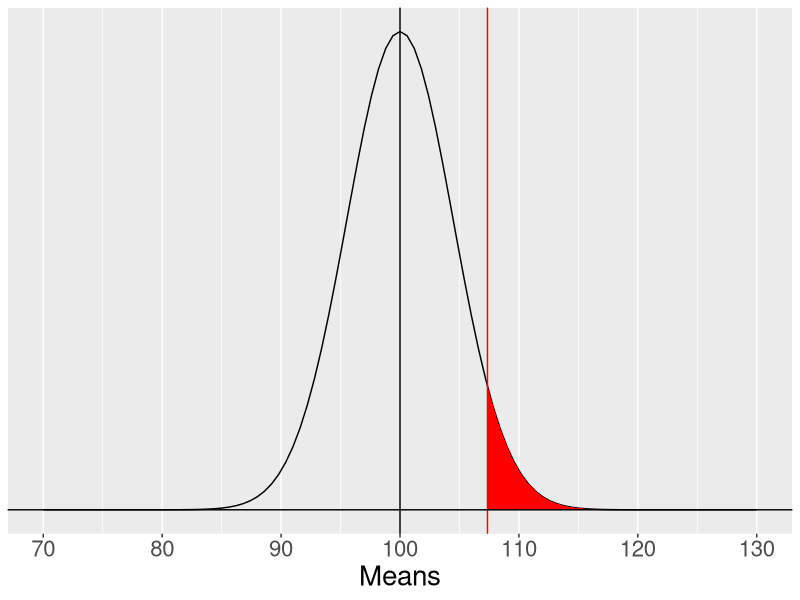
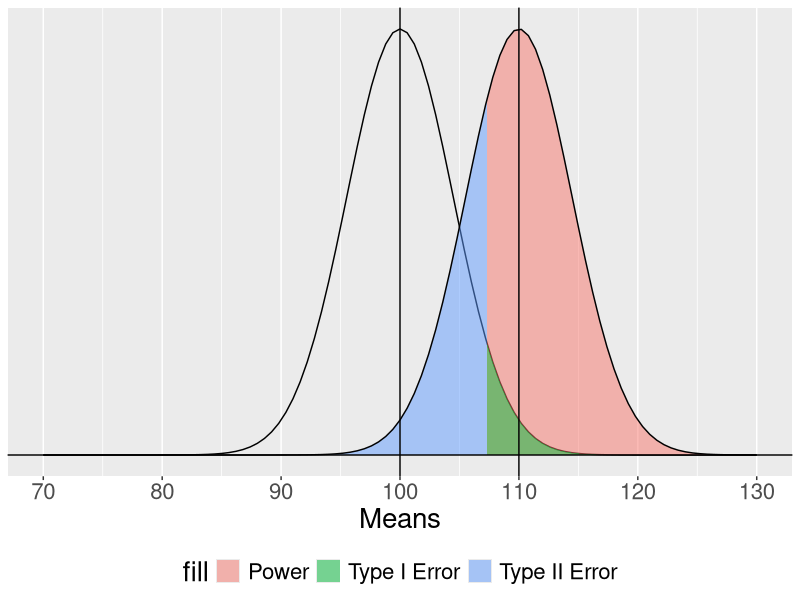
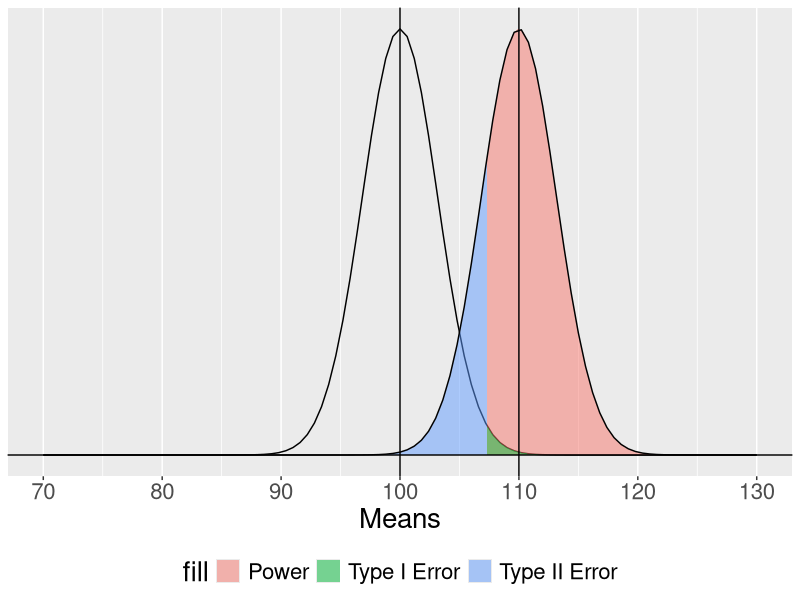
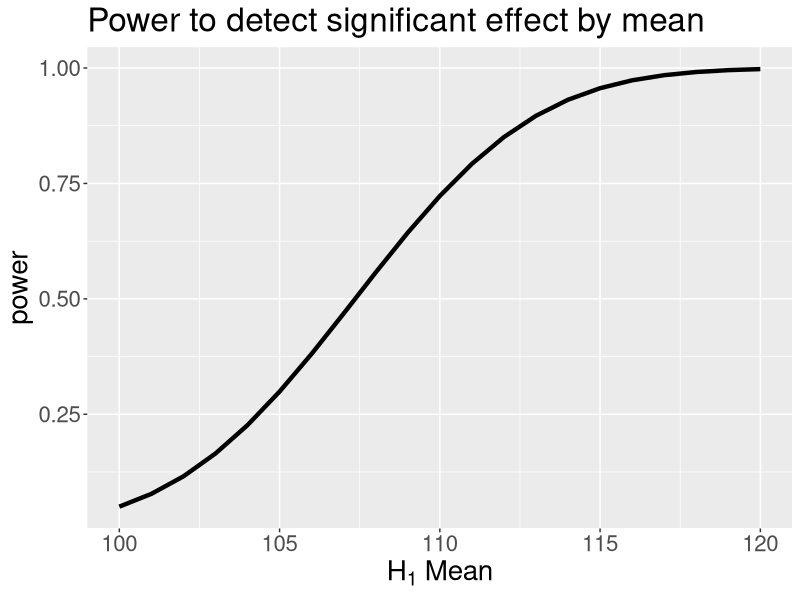
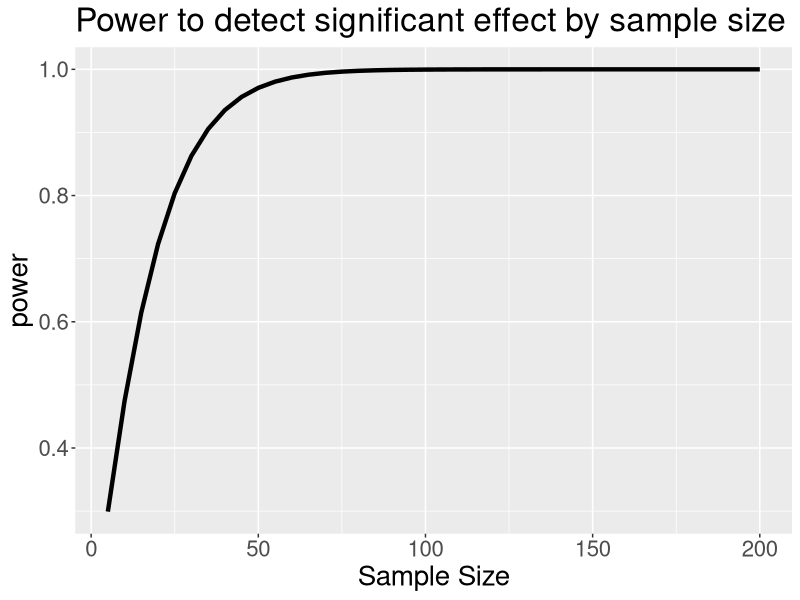
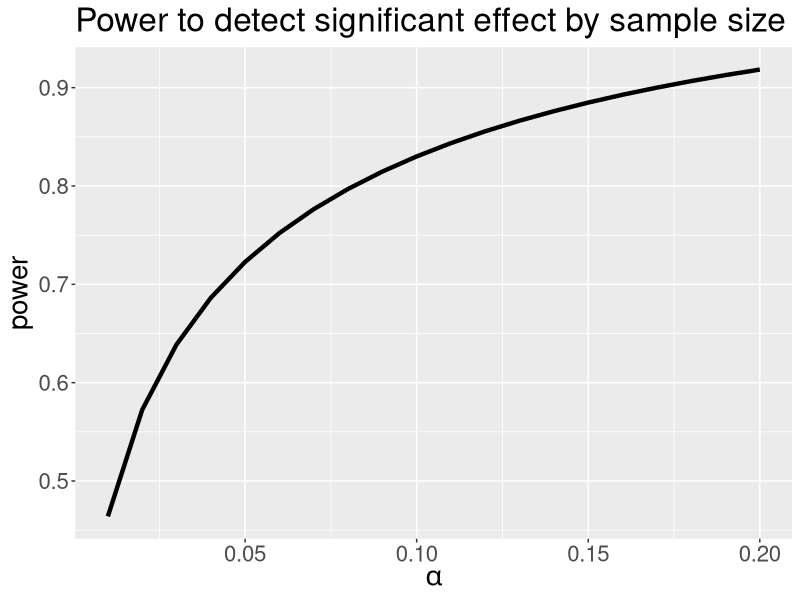
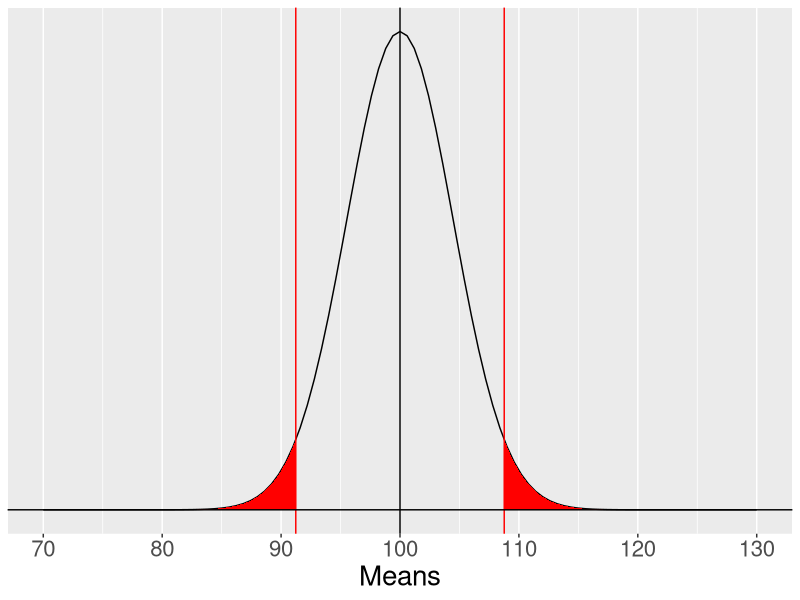
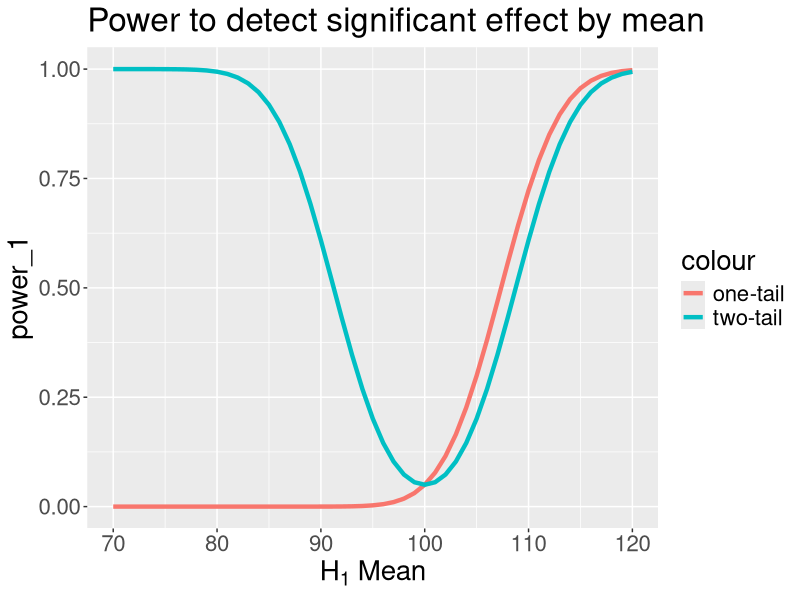

Reproduce these figures in R, in order.
## ---- chunk 1
library(tidyverse)
library(pwr)
library(ggpubr)
## ---- chunk 2
mu = 100
x = 110
s = 20
n = 20
sem = s/sqrt(n)
cv = qnorm(mean = mu, sd = sem, p = .05, lower.tail = F)

ggplot(data.frame(x = seq(70, 130)), aes(x)) +
  stat_function(fun = function(x) dnorm(x, m = mu, sd = sem)) +
  stat_function(fun = function(x) dnorm(x, m = mu, sd = sem),
                geom = "area", xlim = c(cv, 130), fill = "red") +
  geom_vline(aes(xintercept = cv), color = "red")+
  geom_vline(aes(xintercept = mu))+
  geom_hline(aes(yintercept = 0))+
  scale_x_continuous("Means", breaks = seq(70,130,10)) +
  scale_y_continuous(NULL, breaks = NULL)+
  theme(text = element_text(size = 20))

## ---- chunk 3
qnorm(.95)
## ---- chunk 4

## ---- chunk 5
mean = 110
n = 20
cv = qnorm(mean = mu, sd = sem, p = .05, lower.tail = F)
## ---- chunk 6
mu = 100
s = 20

sem = s/sqrt(n)

ggplot(data.frame(x = seq(70, 130)), aes(x)) +
  stat_function(fun = function(x) dnorm(x, m = mu, sd = sem)) +
  
  stat_function(fun = function(x) dnorm(x, m = mean, sd = sem),
                geom = "area", xlim = c(cv, 130), 
                aes(fill = "Power"), alpha = .5) +
  stat_function(fun = function(x) dnorm(x, m = mean, sd = sem),
                geom = "area", xlim = c(70, cv), 
                aes(fill = "Type II Error"), alpha = .5) +
  stat_function(fun = function(x) dnorm(x, m = mu, sd = sem),
                geom = "area", xlim = c(cv, 130), 
                aes(fill = "Type I Error"), alpha = .5) +
  stat_function(fun = function(x) dnorm(x, m = mean, sd = sem)) +
  geom_vline(aes(xintercept = mu))+
  geom_vline(aes(xintercept = mean))+
  geom_hline(aes(yintercept = 0))+
  scale_x_continuous("Means", breaks = seq(70,130,10)) +
  scale_y_continuous(NULL, breaks = NULL) + 
  theme( text = element_text(size = 20),
    legend.position = "bottom")

## ---- chunk 7

## ---- chunk 8
pnorm(-.59)
## ---- chunk 9
mean = 115
## ---- chunk 10

## ---- chunk 11
1-pnorm(-1.71) 
## ---- chunk 12
mean = 110
n = 40
## ---- chunk 13

mu = 100

sem = s/sqrt(n)

ggplot(data.frame(x = seq(70, 130)), aes(x)) +
  stat_function(fun = function(x) dnorm(x, m = mu, sd = sem)) +
  
  stat_function(fun = function(x) dnorm(x, m = mean, sd = sem),
                geom = "area", xlim = c(cv, 130), 
                aes(fill = "Power"), alpha = .5) +
  stat_function(fun = function(x) dnorm(x, m = mean, sd = sem),
                geom = "area", xlim = c(70, cv), 
                aes(fill = "Type II Error"), alpha = .5) +
  stat_function(fun = function(x) dnorm(x, m = mu, sd = sem),
                geom = "area", xlim = c(cv, 130), 
                aes(fill = "Type I Error"), alpha = .5) +
  stat_function(fun = function(x) dnorm(x, m = mean, sd = sem)) +
  geom_vline(aes(xintercept = mu))+
  geom_vline(aes(xintercept = mean))+
  geom_hline(aes(yintercept = 0))+
  scale_x_continuous("Means", breaks = seq(70,130,10)) +
  scale_y_continuous(NULL, breaks = NULL) + 
  theme( text = element_text(size = 20),
    legend.position = "bottom")


## ---- chunk 14
1-pnorm(-1.52) 
## ---- chunk 15
mean = 110
n = 20
cv = qnorm(mean = mu, sd = sem, p = .025, lower.tail = F)
## ---- chunk 16

## ---- chunk 17
1-pnorm(-.28) 
## ---- chunk 18
pwr_fun = function(m1, m2, alpha, n, sd){
  sem = sd/sqrt(n)
  cv = qnorm(p = 1-alpha, mean = m1, sd = sem)
  z_1 = (cv-m2)/sem
  power = pnorm(q = z_1, lower.tail = F)
  return(power)
}

size = seq(100, 120, 1)

data.frame(effect = size, power = sapply(size, function(x) pwr_fun(m1 = 100, m2 = x, alpha = .05, n = 20, sd = 20))) %>%
  ggplot(aes(x = effect, y = power)) +
  geom_line(size = 1.5) +
  scale_x_continuous(expression(H[1]~Mean)) +
  ggtitle("Power to detect significant effect by mean") +
  theme(text = element_text(size = 20))
## ---- chunk 19
size = seq(5,200,5)

data.frame(size = size, power = sapply(size, function(x) pwr_fun(m1 = 100, m2 = 110, alpha = .05, n = x, sd = 20))) %>%
  ggplot(aes(x = size, y = power)) +
  geom_line(size = 1.5) +
  scale_x_continuous("Sample Size") +
  ggtitle("Power to detect significant effect by sample size") +
  theme(text = element_text(size = 20))
## ---- chunk 20
size = seq(.01,.20,.01)

data.frame(alpha = size, power = sapply(size, function(x) pwr_fun(m1 = 100, m2 = 110, alpha = x, n = 20, sd = 20))) %>%
  ggplot(aes(x = alpha, y = power)) +
  geom_line(size = 1.5) +
  scale_x_continuous(expression(alpha)) +
  ggtitle("Power to detect significant effect by sample size") +
  theme(text = element_text(size = 20))
## ---- chunk 21
mu = 100
x = 110
s = 20
n = 20
sem = s/sqrt(n)
cv_hgh = qnorm(mean = mu, sd = sem, p = .025, lower.tail = F)
cv_low = qnorm(mean = mu, sd = sem, p = .025, lower.tail = T)

ggplot(data.frame(x = seq(70, 130)), aes(x)) +
  stat_function(fun = function(x) dnorm(x, m = mu, sd = sem)) +
  stat_function(fun = function(x) dnorm(x, m = mu, sd = sem),
                geom = "area", xlim = c(cv_hgh, 130), fill = "red") +
  stat_function(fun = function(x) dnorm(x, m = mu, sd = sem),
                geom = "area", xlim = c(70, cv_low), fill = "red") +
  geom_vline(aes(xintercept = cv_hgh), color = "red")+
  geom_vline(aes(xintercept = cv_low), color = "red")+
  geom_vline(aes(xintercept = mu))+
  geom_hline(aes(yintercept = 0))+
  scale_x_continuous("Means", breaks = seq(70,130,10)) +
  scale_y_continuous(NULL, breaks = NULL) +
  theme(text = element_text(size = 20))

## ---- chunk 22
pwr2_fun = function(m1, m2, alpha, n, sd){
  sem = sd/sqrt(n)
  cv_1 = qnorm(p = 1-(alpha/2), mean = m1, sd = sem)
  cv_2 = qnorm(p = (alpha/2), mean = m1, sd = sem)
  z_1 = (cv_1-m2)/sem
  z_2 = (cv_2-m2)/sem
  power = pnorm(q = z_1, lower.tail = F) + pnorm(q = z_2, lower.tail = T)
  return(power)
}

size = seq(70, 120, 1)

data.frame(effect = size, 
           power_1 = sapply(size, function(x) pwr_fun(m1 = 100, m2 = x, alpha = .05, n = 20, sd = 20)),
           power_2 = sapply(size, function(x) pwr2_fun(m1 = 100, m2 = x, alpha = .05, n = 20, sd = 20))) %>%
  ggplot(aes(x = effect)) +
  geom_line(aes(y = power_1, color = "one-tail"), size = 1.5) +
  geom_line(aes(y = power_2, color = "two-tail"), size = 1.5) +
  scale_x_continuous(expression(H[1]~Mean)) +
  ggtitle("Power to detect significant effect by mean") +
  theme(text = element_text(size = 20))
## ---- chunk 23
size = seq(5,100,5)

data.frame(effect = size, 
           power_1 = sapply(size, function(x) pwr_fun(m1 = 100, m2 = 110, alpha = .05, n = x, sd = 20)),
           power_2 = sapply(size, function(x) pwr2_fun(m1 = 100, m2 = 110, alpha = .05, n = x, sd = 20))) %>%
  ggplot(aes(x = effect)) +
  geom_line(aes(y = power_1, color = "one-tail"), size = 1.5) +
  geom_line(aes(y = power_2, color = "two-tail"), size = 1.5) +
  scale_x_continuous("Sample Size") +
  scale_y_continuous("power")+
  ggtitle("Power to detect significant effect by mean") +
  theme(text = element_text(size = 20))

## ---- chunk 24
means = data.frame(means = seq(101, 115, 1)) %>%
  mutate(d = abs(means-100)/20) 
means$power_1 = sapply(means$d, function(x) pwr.norm.test(d = x, sig.level = .05, power = .80, alternative = "greater")$n)
means$power_2 = sapply(means$d, function(x) pwr.norm.test(d = x, sig.level = .05, power = .80, alternative = "two.sided")$n)

means %>%
  ggplot(aes(x = means)) +
  geom_line(aes(y=power_1, color = "one-tailed"), size = 1.5) +
  geom_line(aes(y=power_2, color = "two-tailed"), size = 1.5) +
  scale_x_continuous(expression(H[1]~Mean))+
  scale_y_continuous("Sample size needed") +
  theme(text = element_text(size = 20))
## ---- chunk 25

## ---- chunk 26
ppv_fun = function(R, beta = .20, alpha = .05){
  ppv = ((1-beta)*R)/((1-beta)*R + alpha)
  return(ppv)
}

data.frame(prob = seq(0,1, by = .01)) %>%
  mutate(ratio = prob/(1-prob),
         ppv = ppv_fun(ratio)) %>%
  ggplot(aes(x = prob, y = ppv)) +
  geom_line() +
  scale_x_continuous(expression("Probability that"~H[1]~"is true")) +
  scale_y_continuous("Positive Predictive Value")+
  theme_pubr(base_size = 20)
## ---- chunk 27
data.frame(prob = seq(0,1, by = .01)) %>%
  mutate(ratio = prob/(1-prob),
         ppv = ppv_fun(ratio),
         ppv_low = ppv_fun(ratio, beta = .5)) %>%
  ggplot(aes(x = prob)) +
  geom_line(aes(y = ppv, color = ".80")) +
  geom_line(aes(y = ppv_low, color = ".50")) +
  scale_x_continuous(expression("Probability that"~H[1]~"is true")) +
  scale_y_continuous("Positive Predictive Value")+
  scale_color_discrete("Power")+
  theme_pubr(base_size = 20)
## ---- chunk 28
data.frame(prob = seq(0,1, by = .01)) %>%
  mutate(ratio = prob/(1-prob),
         ppv = ppv_fun(ratio),
         ppv_low = ppv_fun(ratio, beta = .5),
         ppv_alp = ppv_fun(ratio, alpha = .20),
         ppv_low_alp = ppv_fun(ratio, beta = .5, alpha = .20)) %>%
  ggplot(aes(x = prob)) +
  geom_line(aes(y = ppv, color = ".80", linetype = ".05")) +
  geom_line(aes(y = ppv_low, color = ".50", linetype = ".05")) +
  geom_line(aes(y = ppv_alp, color = ".80", linetype = ".20")) +
  geom_line(aes(y = ppv_low_alp, color = ".50", linetype = ".20")) +
  scale_x_continuous(expression("Probability that"~H[1]~"is true")) +
  scale_y_continuous("Positive Predictive Value")+
  scale_color_discrete("Power")+
  scale_linetype_discrete("Alpha") +
  theme_pubr(base_size = 20)
